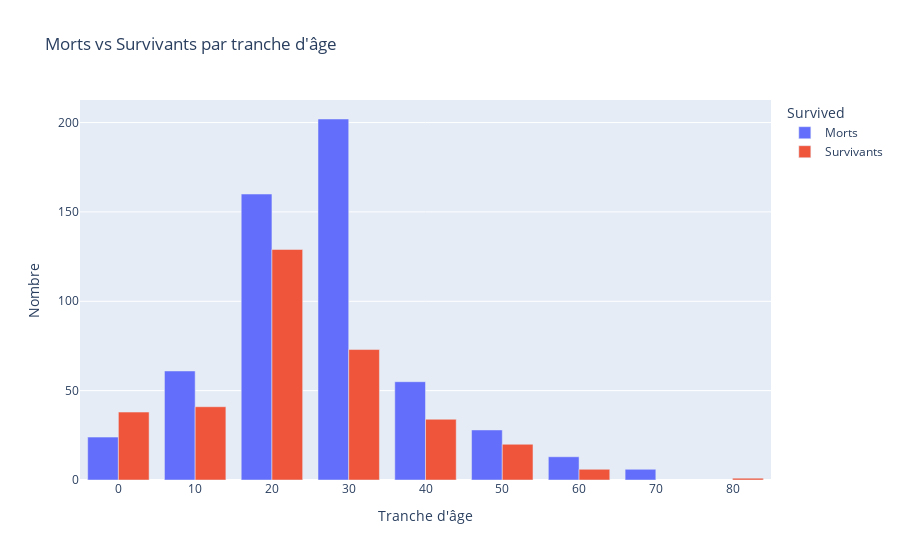

The notebook cell saved with this chart:
### Code cell
# Graph Age

# On vérifie les missing values et les valeurs aberrantes

print(train['Age'].isna().sum(), "données manquantes")
if (train['Age'].dropna().isin(np.arange(0,120,0.5)).all() == True):
    print('Pas de valeurs aberrantes pour "Age"')
else:
    print('Valeurs aberrantes pour "Age"')
    print(train['Age'].dropna()[~train['Age'].dropna().isin(np.arange(0,120,0.5))])

# Il y a quelque valeurs aberrantes mais elles ne sont pas déterminantes, on choisit donc de les laisser telles qu'elles

# On remplace les missing values par la moyenne des âges de chaque sexe

total_males_survived = train['Age'].dropna().loc[(train['Sex'] == 'male') & (train['Survived'] == 1)]
total_females_survived = train['Age'].dropna().loc[(train['Sex'] == 'female') & (train['Survived'] == 1)]
total_males_deaths = train['Age'].dropna().loc[(train['Sex'] == 'male') & (train['Survived'] == 0)]
total_females_deaths = train['Age'].dropna().loc[(train['Sex'] == 'female') & (train['Survived'] == 0)]

moy_age_male_survived = round(total_males_survived.mean())
moy_age_female_survived = round(total_females_survived.mean())
moy_age_male_deaths = round(total_males_deaths.mean())
moy_age_female_deaths = round(total_females_deaths.mean())

train.loc[(train['Sex'] == 'male') & (train['Survived'] == 1), 'Age'] = train.loc[(train['Sex'] == 'male') & (train['Survived'] == 1), 'Age'].fillna(moy_age_male_survived)
train.loc[(train['Sex'] == 'female') & (train['Survived'] == 1), 'Age'] = train.loc[(train['Sex'] == 'female') & (train['Survived'] == 1), 'Age'].fillna(moy_age_female_survived)
train.loc[(train['Sex'] == 'male') & (train['Survived'] == 0), 'Age'] = train.loc[(train['Sex'] == 'male') & (train['Survived'] == 0), 'Age'].fillna(moy_age_male_deaths)
train.loc[(train['Sex'] == 'female') & (train['Survived'] == 0), 'Age'] = train.loc[(train['Sex'] == 'female') & (train['Survived'] == 0), 'Age'].fillna(moy_age_female_deaths)

# On divise les âges par tranche de 10
df = train[['Age', 'Survived']].copy()
df['age_bin'] = (df['Age'] // 10 * 10).astype(int)

grouped = df.groupby(['age_bin', 'Survived']).size().reset_index(name='count')

# Remplacer le 0/1 par du texte
grouped['Survived'] = grouped['Survived'].map({0: 'Morts', 1: 'Survivants'})

# Graph
fig = px.bar(
    grouped,
    x='age_bin',
    y='count',
    color='Survived',
    barmode='group',
    labels={'age_bin': "Tranche d'âge", 'count': "Nombre"},
    title="Morts vs Survivants par tranche d'âge"
)

fig.show()

### Figure 1 — Plotly figure (JSON) as saved in the notebook; plotly's stock layout.template omitted (floating-point values rounded to 4 significant figures)
{"data": [{"alignmentgroup": "True", "hovertemplate": "Survived=Morts<br>Tranche d'âge=%{x}<br>Nombre=%{y}<extra></extra>", "legendgroup": "Morts", "marker": {"color": "#636efa", "pattern": {"shape": ""}}, "name": "Morts", "offsetgroup": "Morts", "orientation": "v", "showlegend": true, "textposition": "auto", "type": "bar", "x": [0, 10, 20, 30, 40, 50, 60, 70], "xaxis": "x", "y": [24, 61, 160, 202, 55, 28, 13, 6], "yaxis": "y"}, {"alignmentgroup": "True", "hovertemplate": "Survived=Survivants<br>Tranche d'âge=%{x}<br>Nombre=%{y}<extra></extra>", "legendgroup": "Survivants", "marker": {"color": "#EF553B", "pattern": {"shape": ""}}, "name": "Survivants", "offsetgroup": "Survivants", "orientation": "v", "showlegend": true, "textposition": "auto", "type": "bar", "x": [0, 10, 20, 30, 40, 50, 60, 80], "xaxis": "x", "y": [38, 41, 129, 73, 34, 20, 6, 1], "yaxis": "y"}], "layout": {"barmode": "group", "legend": {"title": {"text": "Survived"}, "tracegroupgap": 0}, "title": {"text": "Morts vs Survivants par tranche d'âge"}, "xaxis": {"anchor": "y", "domain": [0, 1], "title": {"text": "Tranche d'âge"}}, "yaxis": {"anchor": "x", "domain": [0, 1], "title": {"text": "Nombre"}}}}
